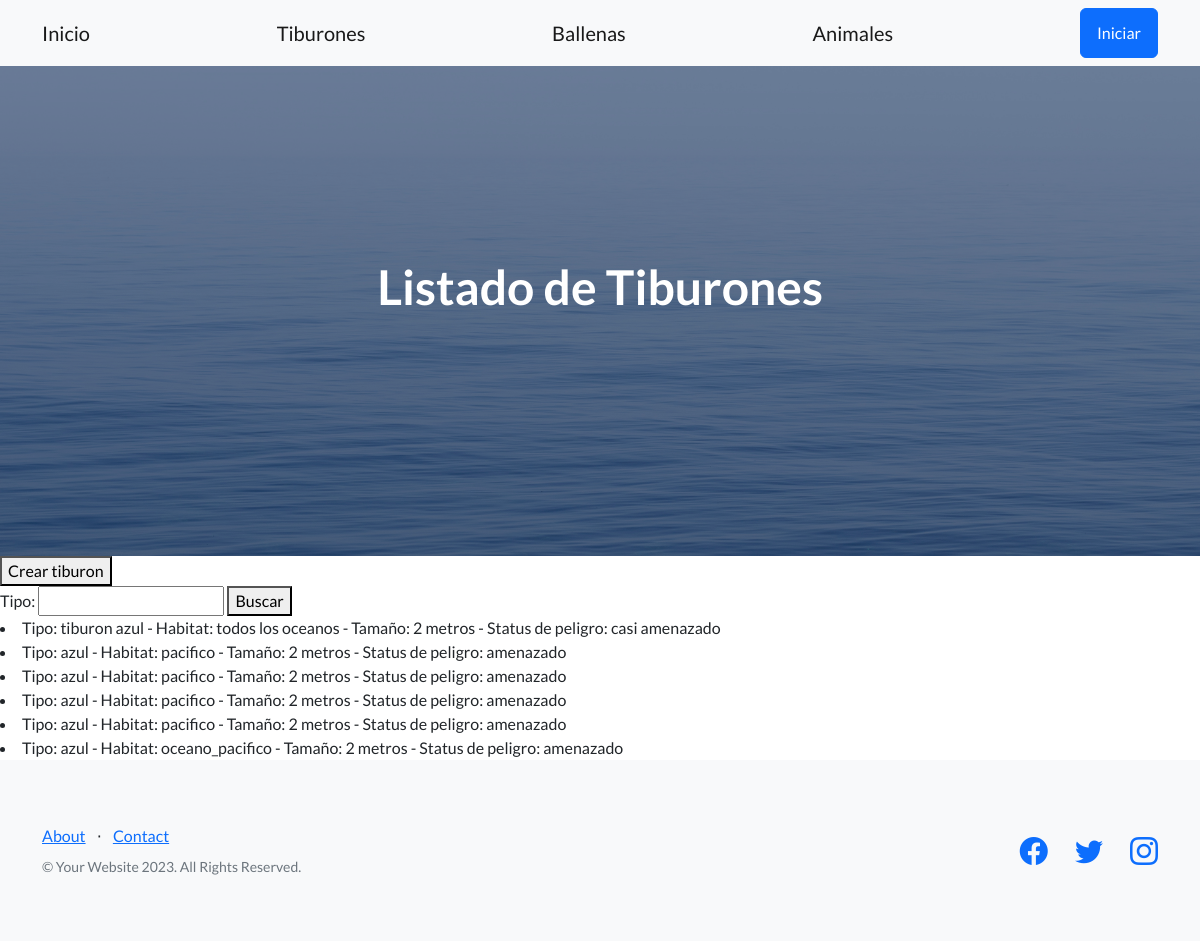
Before: /tiburones/ with the older database file.
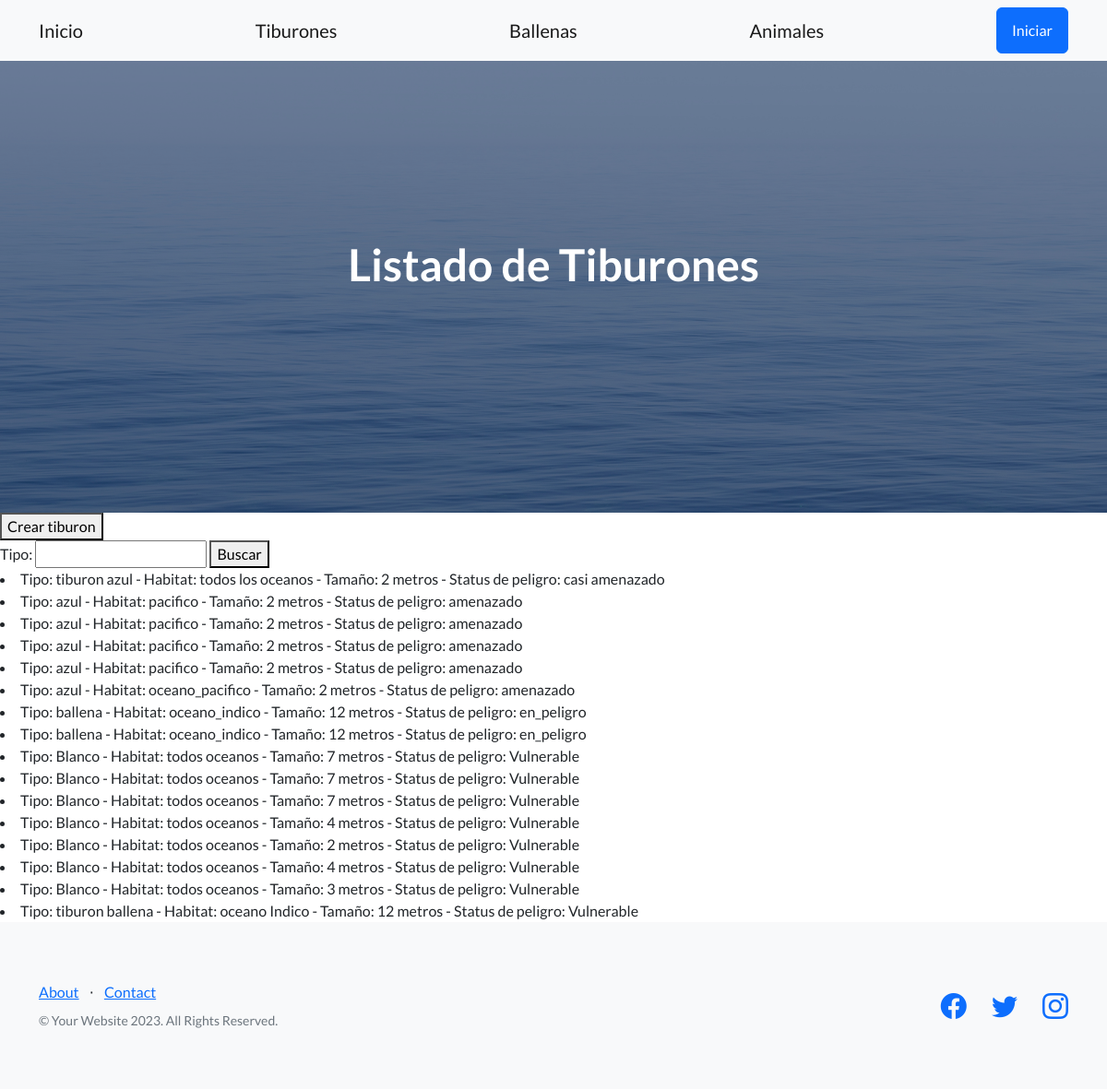
After: the same page with the newer database file.
### inicio/models.py (models this page shows)
class Tiburon(models.Model):
    tipo = models.CharField(max_length=30)
    habitat = models.CharField(max_length=30)
    tomaño = models.IntegerField()
    status = models.CharField(max_length=10)

### inicio/views.py (the view)
def listar_tiburones(request):
    formulario = BuscarTiburonFormulario(request.GET)
    if formulario.is_valid():
        nombre_a_buscar = formulario.cleaned_data['tipo']
        listado_de_tiburones = Tiburon.objects.filter(tipo__icontains=nombre_a_buscar)
    formulario = BuscarTiburonFormulario()
    return render(request, 'inicio/listar_tiburones.html', {'formulario': formulario, 'tiburones': listado_de_tiburones})

### inicio/form.py
class BuscarTiburonFormulario(forms.Form):
    tipo = forms.CharField(max_length=30, required=False)

### inicio/templates/inicio/listar_tiburones.html (shortened to what this page needs)
{% extends 'base.html' %}
{% block h1_header %}
Listado de Tiburones
{% endblock h1_header %}
{% block contenido %}
<button>
    <a class="navbar-brand" href= {% url 'crear_tiburon' %}>Crear tiburon </a>
</button>
<form action="" method="get">
    {{formulario}}
    <button>Buscar</button>
</form>
{% for tiburon in tiburones %}
<li> Tipo: {{tiburon.tipo}} - Habitat: {{tiburon.habitat}} - Tamaño: {{tiburon.tomaño}} metros - Status de peligro: {{tiburon.status}}</li>
{% endfor %}
{% endblock contenido %}

### templates/base.html (shortened to what this page needs)
<!DOCTYPE html>
<html lang="en">
    {% load static %}
    <head>
        <link href="https://cdn.jsdelivr.net/npm/bootstrap-icons@1.5.0/font/bootstrap-icons.css" rel="stylesheet" type="text/css" />
        <link href={% static 'css/styles.css' %} rel="stylesheet" />
    </head>
    <body>
        <nav class="navbar navbar-light bg-light static-top">
            <div class="container">
                <a class="navbar-brand" href={% url 'inicio' %}>Inicio</a>
                <a class="navbar-brand" href= {% url 'listar_tiburones' %}>Tiburones </a>
                <a class="navbar-brand" href={% url 'listar_ballenas' %}>Ballenas</a>
                <a class="navbar-brand" href={% url 'listar_animales' %}>Animales</a>
                <a class="btn btn-primary" href="#signup">Iniciar</a>
            </div>
        </nav>
        {% block header %}
        <header class="masthead">
            <div class="container position-relative">
                <div class="row justify-content-center">
                    <div class="col-xl-6">
                        <div class="text-center text-white">
                            <h1 class="mb-5">
                                {% block h1_header %}{% endblock h1_header %}
                            </h1>
                        </div>
                    </div>
                </div>
            </div>
        </header>
        {% endblock header %}
        {% block contenido %}{% endblock contenido %}
        <footer class="footer bg-light">
            <div class="container">
                <div class="row">
                    <div class="col-lg-6 h-100 text-center text-lg-start my-auto">
                        <ul class="list-inline mb-2">
                            <li class="list-inline-item"><a href="#!">About</a></li>
                            <li class="list-inline-item">⋅</li>
                            <li class="list-inline-item"><a href="#!">Contact</a></li>
                        </ul>
                        <p class="text-muted small mb-4 mb-lg-0">&copy; Your Website 2023. All Rights Reserved.</p>
                    </div>
                    <div class="col-lg-6 h-100 text-center text-lg-end my-auto">
                        <ul class="list-inline mb-0">
                            <li class="list-inline-item me-4">
                                <a href="#!"><i class="bi-facebook fs-3"></i></a>
                            </li>
                            <li class="list-inline-item me-4">
                                <a href="#!"><i class="bi-twitter fs-3"></i></a>
                            </li>
                            <li class="list-inline-item">
                                <a href="#!"><i class="bi-instagram fs-3"></i></a>
                            </li>
                        </ul>
                    </div>
                </div>
            </div>
        </footer>
    </body>
</html>

Changed rows visible on the page:
added Tiburon: tipo "ballena", habitat "oceano_indico", tomaño "12", status "en_peligro"
added Tiburon: tipo "ballena", habitat "oceano_indico", tomaño "12", status "en_peligro"
added Tiburon: tipo "Blanco", habitat "todos oceanos", tomaño "7", status "Vulnerable"
added Tiburon: tipo "Blanco", habitat "todos oceanos", tomaño "7", status "Vulnerable"
added Tiburon: tipo "Blanco", habitat "todos oceanos", tomaño "7", status "Vulnerable"
added Tiburon: tipo "Blanco", habitat "todos oceanos", tomaño "4", status "Vulnerable"
added Tiburon: tipo "Blanco", habitat "todos oceanos", tomaño "2", status "Vulnerable"
added Tiburon: tipo "Blanco", habitat "todos oceanos", tomaño "4", status "Vulnerable"
added Tiburon: tipo "Blanco", habitat "todos oceanos", tomaño "3", status "Vulnerable"
added Tiburon: tipo "tiburon ballena", habitat "oceano Indico", tomaño "12", status "Vulnerable"
